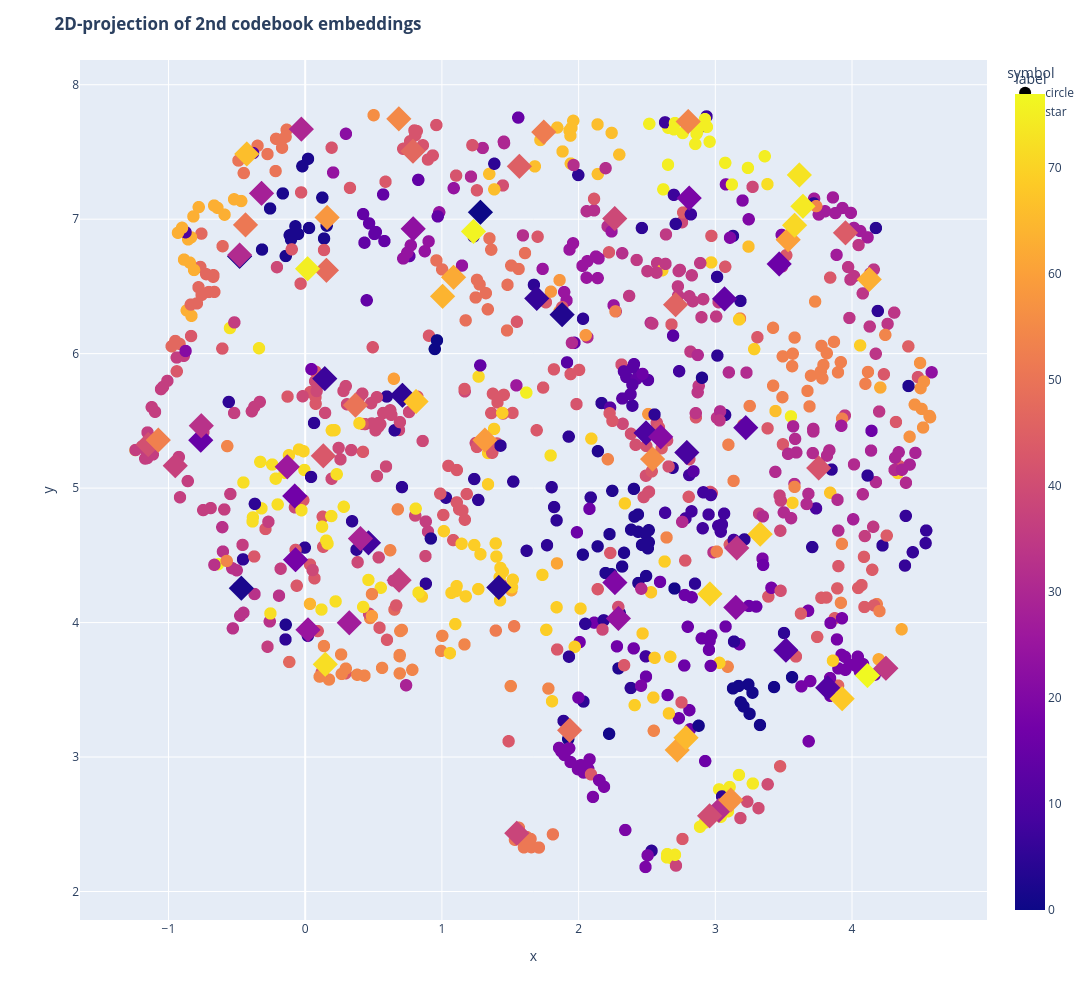

Source (notebook cell):
### Code cell
fig = px.scatter(
    df,
    x="x",
    y="y",
    color="label",
    size="size_col",
    symbol="symbol",
    width=1500,
    height=1000,
)
fig.update_traces(
    marker=dict(opacity=1, line=dict(width=0, color="DarkSlateGrey")),
    selector=dict(mode="markers"),
)
fig.update_layout(
    title="<b>2D-projection of 2nd codebook embeddings</b>",
)
fig.show()

### Figure 1 — Plotly figure (JSON) as saved in the notebook; plotly's stock layout.template omitted (floating-point values rounded to 4 significant figures; data arrays with more than 128 entries replaced by an {"elided": "..."} marker saying what was removed)
{"data": [{"hovertemplate": "symbol=circle<br>x=%{x}<br>y=%{y}<br>size_col=%{marker.size}<br>label=%{marker.color}<extra></extra>", "legendgroup": "circle", "marker": {"color": {"elided": "1024 int values"}, "coloraxis": "coloraxis", "line": {"color": "DarkSlateGrey", "width": 0}, "opacity": 1, "size": {"elided": "1024 int values"}, "sizemode": "area", "sizeref": 0.025, "symbol": "circle"}, "mode": "markers", "name": "circle", "showlegend": true, "type": "scattergl", "x": {"elided": "1024 float values"}, "xaxis": "x", "y": {"elided": "1024 float values"}, "yaxis": "y"}, {"hovertemplate": "symbol=star<br>x=%{x}<br>y=%{y}<br>size_col=%{marker.size}<br>label=%{marker.color}<extra></extra>", "legendgroup": "star", "marker": {"color": [0, 1, 2, 3, 4, 5, 6, 7, 8, 9, 10, 11, 12, 13, 14, 15, 16, 17, 18, 19, 20, 21, 22, 23, 24, 25, 26, 27, 28, 29, 30, 31, 32, 33, 34, 35, 36, 37, 38, 39, 40, 41, 42, 43, 44, 45, 46, 47, 48, 49, 50, 51, 52, 53, 54, 55, 56, 57, 58, 59, 60, 61, 62, 63, 64, 65, 66, 67, 68, 69, 70, 71, 72, 73, 74, 75, 76, 77], "coloraxis": "coloraxis", "line": {"color": "DarkSlateGrey", "width": 0}, "opacity": 1, "size": [10, 10, 10, 10, 10, 10, 10, 10, 10, 10, 10, 10, 10, 10, 10, 10, 10, 10, 10, 10, 10, 10, 10, 10, 10, 10, 10, 10, 10, 10, 10, 10, 10, 10, 10, 10, 10, 10, 10, 10, 10, 10, 10, 10, 10, 10, 10, 10, 10, 10, 10, 10, 10, 10, 10, 10, 10, 10, 10, 10, 10, 10, 10, 10, 10, 10, 10, 10, 10, 10, 10, 10, 10, 10, 10, 10, 10, 10], "sizemode": "area", "sizeref": 0.025, "symbol": "diamond"}, "mode": "markers", "name": "star", "showlegend": true, "type": "scattergl", "x": [1.282, -0.4798, -0.4672, 1.879, 1.416, 0.7111, 1.694, 0.1433, 0.4629, 2.792, 2.493, 3.822, 3.516, 3.222, 3.067, -0.7639, 3.467, -0.07642, -0.07073, 2.809, 2.265, 2.6, 3.15, 0.79, 2.291, 0.02024, -0.1312, 0.3226, -0.3194, 0.404, -0.02813, -0.4796, 3.026, -0.76, 3.157, 4.247, 0.6868, -0.9504, 1.548, 2.264, 2.958, -1.148, 3.756, 0.1326, 3.952, 1.566, 2.709, 0.7884, 0.1551, 1.934, 0.3673, -0.4366, 1.745, -1.074, 2.801, 0.6849, 2.541, 3.113, 0.1602, 1.315, 3.533, 2.721, 1.085, 4.126, 1.005, 2.786, -0.4269, 0.8109, 3.928, 3.328, 2.96, 3.58, 0.1469, 3.615, 3.641, 0.01753, 1.231, 4.113], "xaxis": "x", "y": [7.052, 6.723, 4.256, 6.29, 4.261, 5.69, 6.411, 5.814, 4.593, 5.265, 5.41, 3.515, 3.795, 5.449, 6.407, 5.356, 6.667, 4.941, 4.468, 7.157, 4.297, 5.381, 4.113, 6.929, 4.031, 3.946, 5.158, 3.998, 7.192, 4.625, 7.67, 6.733, 2.603, 5.464, 4.554, 3.66, 4.315, 5.166, 2.433, 7.005, 2.563, 5.324, 5.15, 5.24, 6.898, 7.393, 6.364, 7.506, 6.62, 3.199, 5.617, 6.957, 7.648, 5.357, 7.726, 7.746, 5.216, 2.68, 7.013, 5.357, 6.847, 3.053, 6.568, 6.552, 6.426, 3.144, 7.485, 5.644, 3.434, 4.657, 4.213, 6.955, 3.69, 7.329, 7.096, 6.631, 6.909, 3.606], "yaxis": "y"}], "layout": {"coloraxis": {"colorbar": {"title": {"text": "label"}}, "colorscale": [[0, "#0d0887"], [0.1111, "#46039f"], [0.2222, "#7201a8"], [0.3333, "#9c179e"], [0.4444, "#bd3786"], [0.5556, "#d8576b"], [0.6667, "#ed7953"], [0.7778, "#fb9f3a"], [0.8889, "#fdca26"], [1, "#f0f921"]]}, "height": 1000, "legend": {"itemsizing": "constant", "title": {"text": "symbol"}, "tracegroupgap": 0}, "margin": {"t": 60}, "title": {"text": "<b>2D-projection of 2nd codebook embeddings</b>"}, "width": 1500, "xaxis": {"anchor": "y", "domain": [0, 1], "title": {"text": "x"}}, "yaxis": {"anchor": "x", "domain": [0, 1], "title": {"text": "y"}}}}
